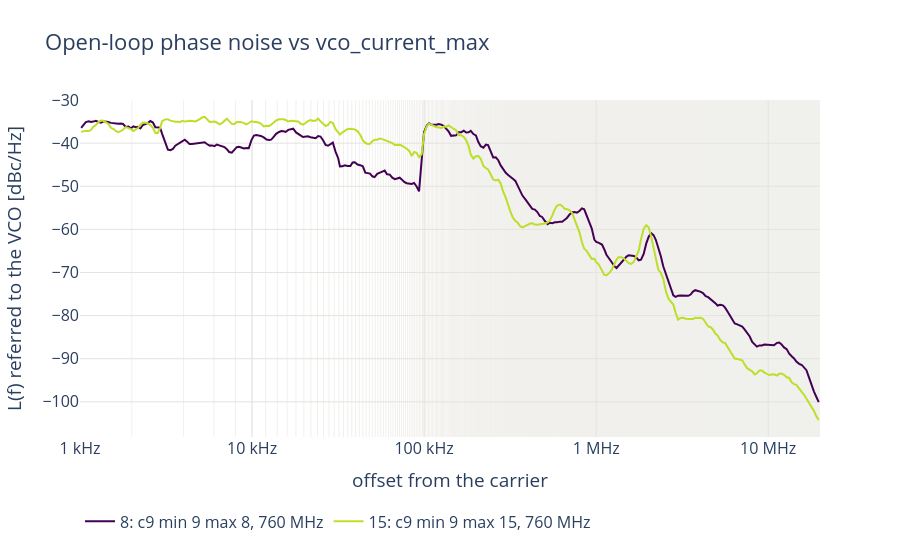
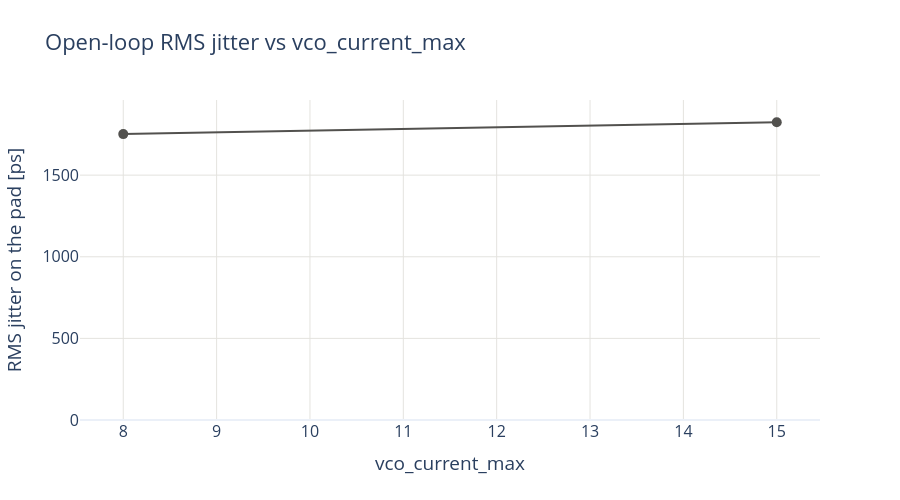
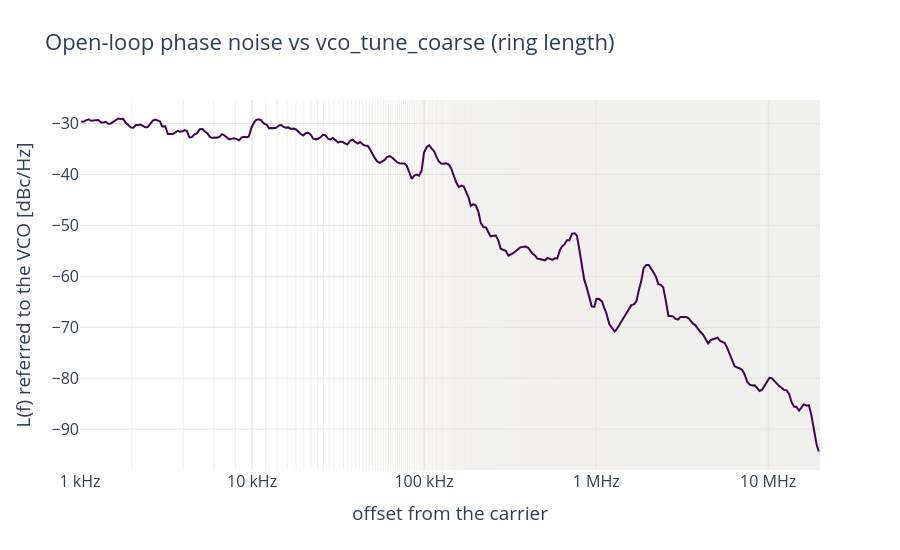
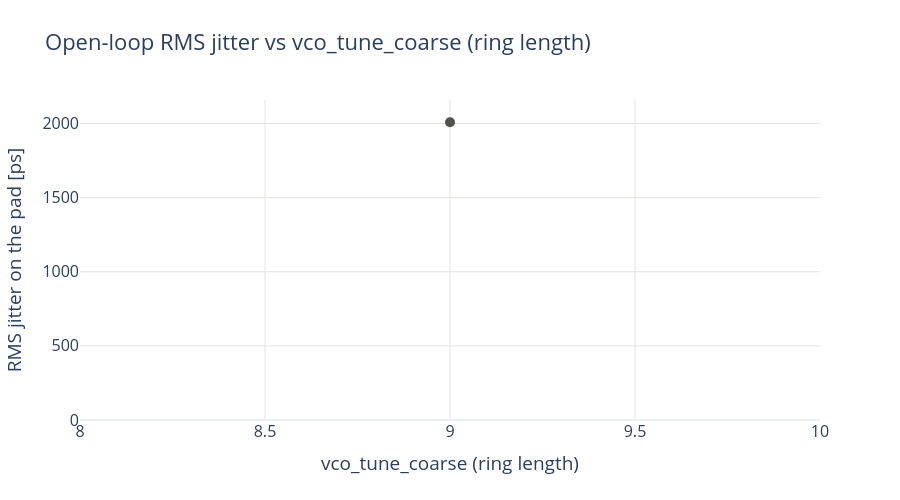

Notebook code cell kept with these figures, in order:
### Code cell
# One factor at a time: per factor (the points with that factor label, the other codes and f_vco fixed) one figure
# with the open-loop L(f) referred to the VCO, colour = the factor's value, and one with the RMS jitter of the Phase
# Noise mode (on the pad, over its band) against the value. vco_current_max: the 760 MHz PLL-matched points.
def factor_value(r, factor):
    return r.f_vco_target / 1e6 if factor == "f_vco" else getattr(r, factor)


FACTOR_TITLES = {"vco_current_max": "vco_current_max", "vco_current_min": "vco_current_min",
                 "vco_tune_coarse": "vco_tune_coarse (ring length)", "f_vco": "f_vco [MHz] (c9 band)"}
for factor, title in FACTOR_TITLES.items():
    sel = ok[[factor in f.split() for f in ok["factor"]]]
    if sel.empty:
        continue
    sel = sel.assign(value=[factor_value(r, factor) for r in sel.itertuples()]).sort_values("value")
    lo, hi = sel["value"].min(), sel["value"].max()

    fig = go.Figure()
    for r in sel.itertuples():
        t = binned(vco_curve(r))
        fig.add_scatter(x=t["freq"], y=t["level_dbm"] + 20 * np.log10(r.total_div), mode="lines",
                        name=f"{r.value:g}: {setting(r)}", line=dict(width=2, color=sample_colorscale(
                            "Viridis", [0.9 * (r.value - lo) / (hi - lo) if hi > lo else 0])[0]),
                        hovertemplate=f"{r.value:g}" + "<br>%{x:.3s}Hz: %{y:.1f} dBc/Hz<extra></extra>")
    fig.update_layout(title=f"Open-loop phase noise vs {title}", height=550, legend=dict(orientation="h", y=-0.2))
    fig.update_xaxes(title="offset from the carrier", **OFFSET_AXIS)
    fig.update_yaxes(title="L(f) referred to the VCO [dBc/Hz]", gridcolor=GRID)
    save(fig, f"ofat_{factor}_phase_noise")

    fig = go.Figure()
    fig.add_scatter(x=sel["value"], y=sel["time_jitter_pnm_ps"], mode="lines+markers", line=dict(color=INK, width=2),
                    marker=dict(size=10), text=[setting(r) for r in sel.itertuples()],
                    hovertemplate="%{text}: %{y:.1f} ps<extra></extra>")
    fig.update_layout(title=f"Open-loop RMS jitter vs {title}", height=500)
    fig.update_xaxes(title=title, gridcolor=GRID)
    fig.update_yaxes(title="RMS jitter on the pad [ps]", gridcolor=GRID, rangemode="tozero")
    save(fig, f"ofat_{factor}_jitter")

### Figure 1 — Plotly figure (JSON) as saved in the notebook; plotly's stock layout.template omitted (floating-point values rounded to 4 significant figures; data arrays with more than 128 entries replaced by an {"elided": "..."} marker saying what was removed)
{"data": [{"hovertemplate": "8<br>%{x:.3s}Hz: %{y:.1f} dBc/Hz<extra></extra>", "line": {"color": "rgb(68, 1, 84)", "width": 2}, "mode": "lines", "name": "8: c9 min 9 max 8, 760 MHz", "type": "scatter", "x": {"elided": "300 float values"}, "y": {"elided": "300 float values"}}, {"hovertemplate": "15<br>%{x:.3s}Hz: %{y:.1f} dBc/Hz<extra></extra>", "line": {"color": "rgb(188, 223, 42)", "width": 2}, "mode": "lines", "name": "15: c9 min 9 max 15, 760 MHz", "type": "scatter", "x": {"elided": "300 float values"}, "y": {"elided": "300 float values"}}], "layout": {"font": {"size": 16}, "height": 550, "legend": {"orientation": "h", "y": -0.2}, "title": {"text": "Open-loop phase noise vs vco_current_max"}, "xaxis": {"gridcolor": "#e4e3df", "minor": {"gridcolor": "#f1f0ed", "showgrid": true}, "range": [3, 7.301], "ticktext": ["1 kHz", "10 kHz", "100 kHz", "1 MHz", "10 MHz"], "tickvals": [1000, 10000, 100000, 1000000, 10000000], "title": {"text": "offset from the carrier"}, "type": "log"}, "yaxis": {"gridcolor": "#e4e3df", "title": {"text": "L(f) referred to the VCO [dBc/Hz]"}}}}

### Figure 2 — Plotly figure (JSON) as saved in the notebook; plotly's stock layout.template omitted (floating-point values rounded to 4 significant figures)
{"data": [{"hovertemplate": "%{text}: %{y:.1f} ps<extra></extra>", "line": {"color": "#52514e", "width": 2}, "marker": {"size": 10}, "mode": "lines+markers", "text": ["c9 min 9 max 8, 760 MHz", "c9 min 9 max 15, 760 MHz"], "type": "scatter", "x": [8, 15], "y": [1752.0, 1824.0]}], "layout": {"font": {"size": 16}, "height": 500, "title": {"text": "Open-loop RMS jitter vs vco_current_max"}, "xaxis": {"gridcolor": "#e4e3df", "title": {"text": "vco_current_max"}}, "yaxis": {"gridcolor": "#e4e3df", "rangemode": "tozero", "title": {"text": "RMS jitter on the pad [ps]"}}}}

### Figure 3 — Plotly figure (JSON) as saved in the notebook; plotly's stock layout.template omitted (floating-point values rounded to 4 significant figures; data arrays with more than 128 entries replaced by an {"elided": "..."} marker saying what was removed)
{"data": [{"hovertemplate": "9<br>%{x:.3s}Hz: %{y:.1f} dBc/Hz<extra></extra>", "line": {"color": "rgb(68, 1, 84)", "width": 2}, "mode": "lines", "name": "9: c9 min 9 max 0, 820 MHz", "type": "scatter", "x": {"elided": "300 float values"}, "y": {"elided": "300 float values"}}], "layout": {"font": {"size": 16}, "height": 550, "legend": {"orientation": "h", "y": -0.2}, "title": {"text": "Open-loop phase noise vs vco_tune_coarse (ring length)"}, "xaxis": {"gridcolor": "#e4e3df", "minor": {"gridcolor": "#f1f0ed", "showgrid": true}, "range": [3, 7.301], "ticktext": ["1 kHz", "10 kHz", "100 kHz", "1 MHz", "10 MHz"], "tickvals": [1000, 10000, 100000, 1000000, 10000000], "title": {"text": "offset from the carrier"}, "type": "log"}, "yaxis": {"gridcolor": "#e4e3df", "title": {"text": "L(f) referred to the VCO [dBc/Hz]"}}}}

### Figure 4 — Plotly figure (JSON) as saved in the notebook; plotly's stock layout.template omitted (floating-point values rounded to 4 significant figures)
{"data": [{"hovertemplate": "%{text}: %{y:.1f} ps<extra></extra>", "line": {"color": "#52514e", "width": 2}, "marker": {"size": 10}, "mode": "lines+markers", "text": ["c9 min 9 max 0, 820 MHz"], "type": "scatter", "x": [9], "y": [2008.0]}], "layout": {"font": {"size": 16}, "height": 500, "title": {"text": "Open-loop RMS jitter vs vco_tune_coarse (ring length)"}, "xaxis": {"gridcolor": "#e4e3df", "title": {"text": "vco_tune_coarse (ring length)"}}, "yaxis": {"gridcolor": "#e4e3df", "rangemode": "tozero", "title": {"text": "RMS jitter on the pad [ps]"}}}}
